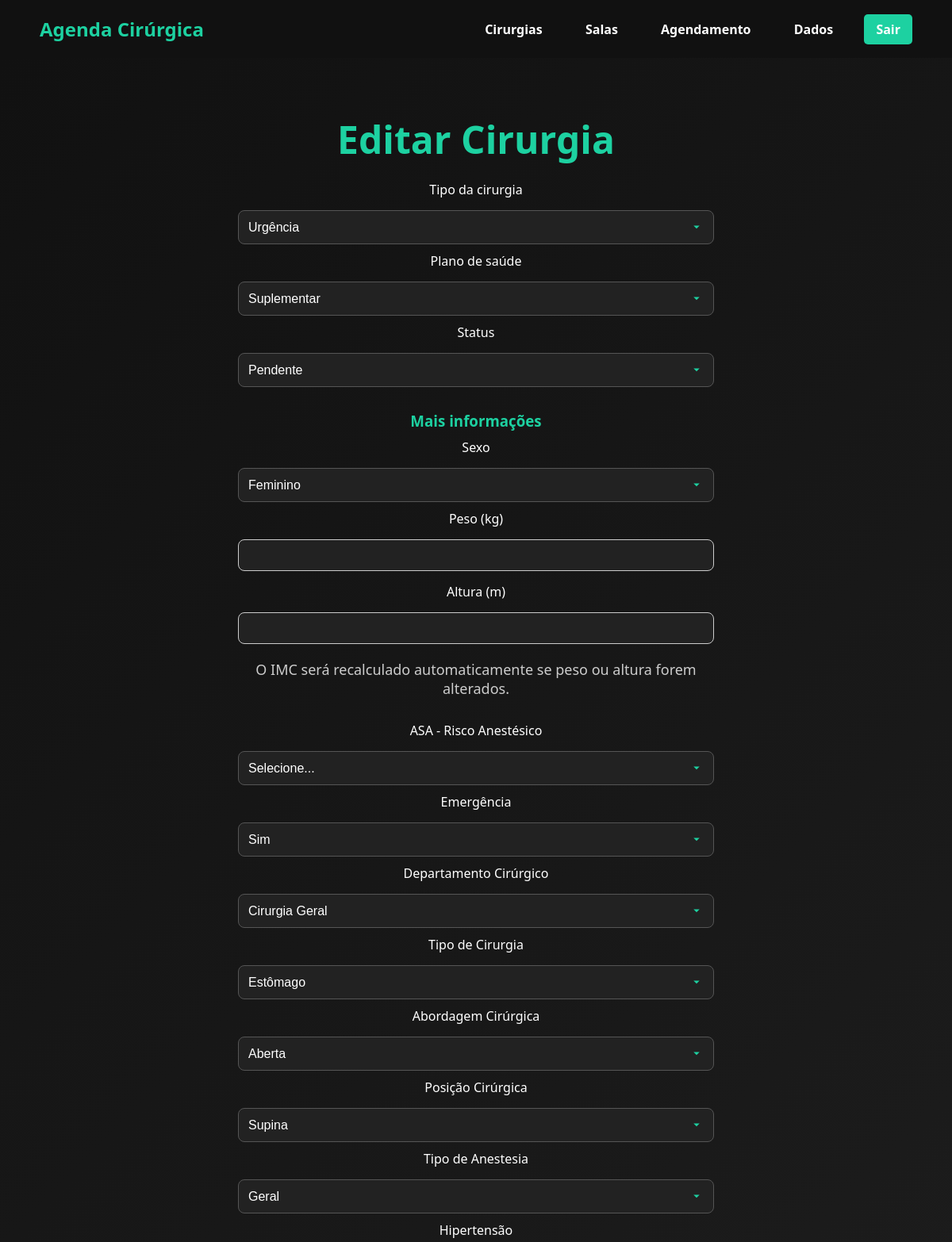
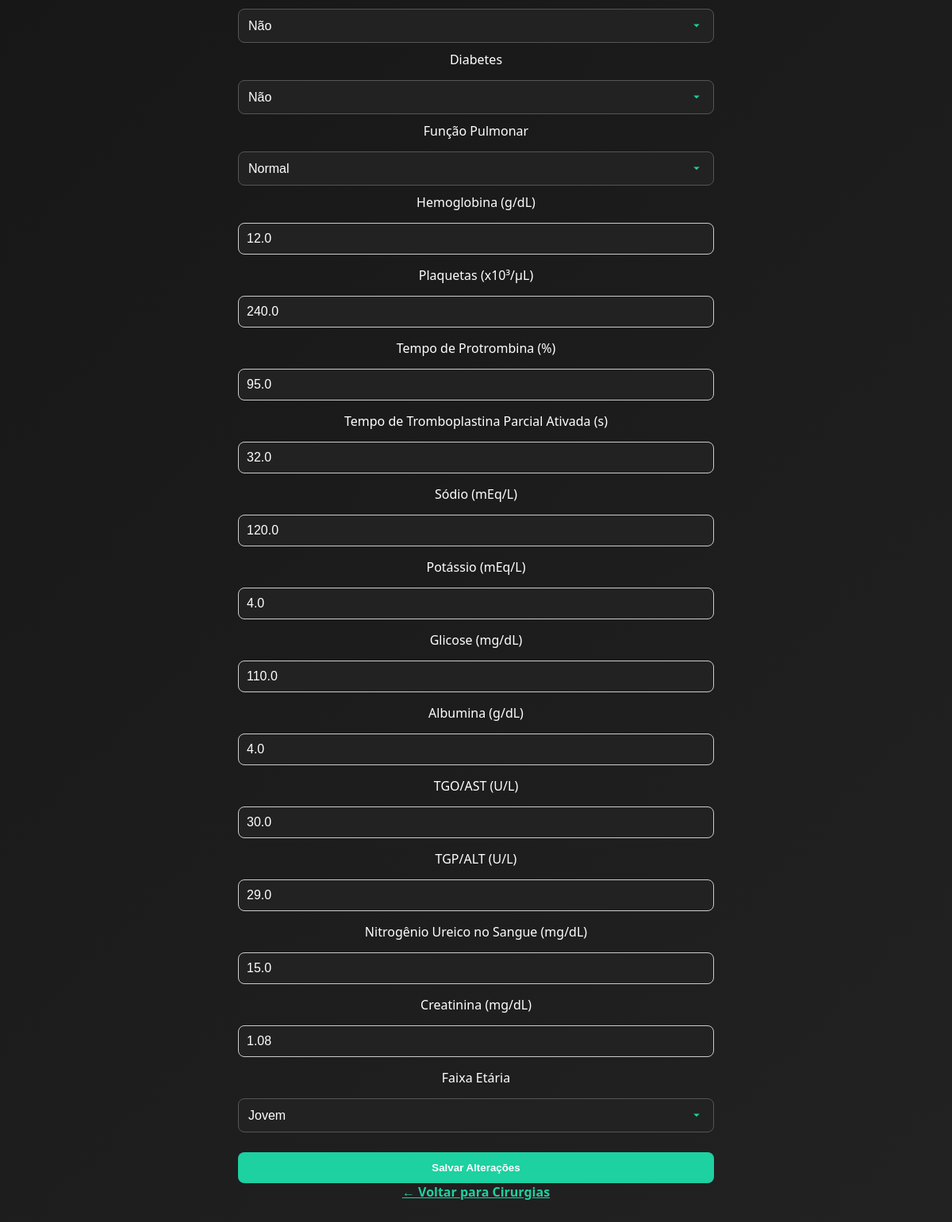
Screenshot of /cirurgias/editar/6 (signed in) with the database file from the repository (2 pictures, top to bottom).
### tables this page shows
CREATE TABLE cirurgias (
    id INTEGER PRIMARY KEY AUTOINCREMENT,
    usuario_id INTEGER NOT NULL,
    tipo TEXT NOT NULL,
    plano TEXT NOT NULL,
    duracao_prevista INTEGER,
    duracao_real INTEGER,
    status TEXT DEFAULT 'pendente',
    FOREIGN KEY (usuario_id) REFERENCES usuarios(id)
);

CREATE TABLE cirurgia_caracteristicas (
    id INTEGER PRIMARY KEY AUTOINCREMENT,
    cirurgia_id INTEGER NOT NULL,
    opdur INTEGER,
    sex TEXT,
    bmi REAL,
    asa REAL,
    emop TEXT,
    department TEXT,
    optype TEXT,
    approach TEXT,
    position TEXT,
    ane_type TEXT,
    preop_htn TEXT,
    preop_dm TEXT,
    preop_pft TEXT,
    preop_hb REAL,
    preop_plt REAL,
    preop_pt REAL,
    preop_aptt REAL,
    preop_na REAL,
    preop_k REAL,
    preop_glucose REAL,
    preop_alb REAL,
    preop_got REAL,
    preop_gpt REAL,
    preop_bun REAL,
    preop_cr REAL,
    faixa_etaria TEXT,
    FOREIGN KEY (cirurgia_id) REFERENCES cirurgias(id)
);

### routes/cirurgia.py (the view, shortened to what this page needs)
@bp_cirurgia.route("/cirurgias/editar/<int:id>", methods=["GET", "POST"])
def editar_cirurgia(id):
    if "usuario_id" not in session:
        return redirect(url_for("usuario.pagina_login"))
    cirurgia = Cirurgia.buscar_por_id(id)
    if not cirurgia or cirurgia.usuario_id != session["usuario_id"]:
        return redirect(url_for("cirurgia.listar_cirurgias_usuario"))
    conn = sqlite3.connect(db_path)
    conn.row_factory = sqlite3.Row
    cursor = conn.cursor()
    cursor.execute("SELECT * FROM cirurgia_caracteristicas WHERE cirurgia_id = ?", (id,))
    caracteristicas_row = cursor.fetchone()
    conn.close()
    return render_template("editar_cirurgia.html", cirurgia=cirurgia, caracteristicas=caracteristicas_row)

### models/cirurgia.py (called while the page is built)
    @staticmethod
    def buscar_por_id(cirurgia_id):
        conn = sqlite3.connect(DB_PATH)
        cursor = conn.cursor()
        cursor.execute("SELECT usuario_id, tipo, plano, duracao_prevista, duracao_real, status FROM cirurgias WHERE id=?", (cirurgia_id,))
        row = cursor.fetchone()
        conn.close()
        if row:
            return Cirurgia(row[0], row[1], row[2], row[3], row[4], row[5], id=cirurgia_id)
        return None

### templates/editar_cirurgia.html (shortened to what this page needs)
<!DOCTYPE html>
<html lang="pt-BR">
<head>
    <link rel="stylesheet" href="{{ url_for('static', filename='style.css') }}">
</head>
<body>
<nav class="navbar">
    <div class="logo">
        <a href="{{ url_for('usuario.home') }}" class="logo-link">Agenda Cirúrgica</a>
    </div>
    <div class="nav-links">
        <a href="{{ url_for('cirurgia.listar_cirurgias_usuario') }}">Cirurgias</a>
        <a href="#">Salas</a>
        <a href="#">Agendamento</a>
        <a href="#">Dados</a>
        <a href="{{ url_for('usuario.logout') }}" class="btn-primary">Sair</a>
    </div>
</nav>
<section class="hero">
    <div class="hero-content">
        <h1>Editar Cirurgia</h1>
        <form action="{{ url_for('cirurgia.editar_cirurgia', id=cirurgia.id) }}" method="POST" class="formulario" style="max-width: 600px; margin: 0 auto;">
            <label for="tipo">Tipo da cirurgia</label>
            <select name="tipo" id="tipo" required>
                <option value="Urgência" {% if cirurgia.tipo == 'Urgência' %}selected{% endif %}>Urgência</option>
            </select>
            <label for="plano">Plano de saúde</label>
            <select name="plano" id="plano" required>
                <option value="Suplementar" {% if cirurgia.plano == 'Suplementar' %}selected{% endif %}>Suplementar</option>
            </select>
            <label for="status">Status</label>
            <select name="status" id="status" required>
                {% for s in ["Pendente","Agendada","Realizada"] %}
                <option value="{{ s }}" {% if cirurgia.status == s %}selected{% endif %}>{{ s }}</option>
                {% endfor %}
            </select>
            <div class="extra-info" id="extraInfo">
                <h3>Mais informações</h3>
                <label for="sex">Sexo</label>
                <select name="sex" id="sex">
                    <option value="F" {% if caracteristicas and caracteristicas['sex'] == 'F' %}selected{% endif %}>Feminino</option>
                </select>
                <label for="peso">Peso (kg)</label>
                <input type="number" step="0.1" name="peso" id="peso" value="{{ caracteristicas['peso'] if caracteristicas else '' }}">
                <label for="altura">Altura (m)</label>
                <input type="number" step="0.01" name="altura" id="altura" value="{{ caracteristicas['altura'] if caracteristicas else '' }}">
                <p class="info-text">O IMC será recalculado automaticamente se peso ou altura forem alterados.</p>
                <label for="asa">ASA - Risco Anestésico</label>
                <select name="asa" id="asa">
                    <option value="">Selecione...</option>
                </select>
                <label for="emop">Emergência</label>
                <select name="emop" id="emop">
                    <option value="Y" {% if caracteristicas and caracteristicas['emop'] == 'Y' %}selected{% endif %}>Sim</option>
                </select>
                <label for="department">Departamento Cirúrgico</label>
                <select name="department" id="department">
                    {% for dept, label in [("General surgery","Cirurgia Geral"),("Thoracic surgery","Cirurgia Torácica"),("Gynecology","Ginecologia"),("Urology","Urologia")] %}
                    <option value="{{ dept }}" {% if caracteristicas and caracteristicas['department'] == dept %}selected{% endif %}>{{ label }}</option>
                    {% endfor %}
                </select>
                <label for="optype">Tipo de Cirurgia</label>
                <select name="optype" id="optype">
                    {% for val,label in [("Colorectal","Colorretal"),("Biliary/Pancreas","Biliar/Pâncreas"),("Stomach","Estômago"),("Major resection","Ressecção Maior"),("Minor resection","Ressecção Menor"),("Breast","Mama"),("Transplantation","Transplante"),("Vascular","Vascular"),("Hepatic","Hepática"),("Thyroid","Tireoide"),("Others","Outros")] %}
                    <option value="{{ val }}" {% if caracteristicas and caracteristicas['optype'] == val %}selected{% endif %}>{{ label }}</option>
                    {% endfor %}
                </select>
                <label for="approach">Abordagem Cirúrgica</label>
                <select name="approach" id="approach">
                    {% for val,label in [("Open","Aberta"),("Videoscopic","Vídeoscópica"),("Robotic","Robótica")] %}
                    <option value="{{ val }}" {% if caracteristicas and caracteristicas['approach'] == val %}selected{% endif %}>{{ label }}</option>
                    {% endfor %}
                </select>
                <label for="position">Posição Cirúrgica</label>
                <select name="position" id="position">
                    {% for val,label in [("Supine","Supina"),("Lithotomy","Litotomia"),("Left lateral decubitus","Decúbito lateral esquerdo"),("Right lateral decubitus","Decúbito lateral direito"),("Prone","Prona"),("Trendelenburg","Trendelenburg"),("Sitting","Sentada")] %}
                    <option value="{{ val }}" {% if caracteristicas and caracteristicas['position'] == val %}selected{% endif %}>{{ label }}</option>
                    {% endfor %}
                </select>
                <label for="ane_type">Tipo de Anestesia</label>
                <select name="ane_type" id="ane_type">
                    {% for val,label in [("General","Geral"),("Spinal","Raquidiana"),("Sedation/Analgesia","Sedação/Analgesia")] %}
                    <option value="{{ val }}" {% if caracteristicas and caracteristicas['ane_type'] == val %}selected{% endif %}>{{ label }}</option>
                    {% endfor %}
                </select>
                <label for="preop_htn">Hipertensão</label>
                <select name="preop_htn" id="preop_htn">
                    {% for val,label in [("Y","Sim"),("N","Não")] %}
                        <option value="{{ val }}" {% if caracteristicas and caracteristicas['preop_htn'] == val %}selected{% endif %}>{{ label }}</option>
                    {% endfor %}
                </select>
                <label for="preop_dm">Diabetes</label>
                <select name="preop_dm" id="preop_dm">
                    {% for val,label in [("Y","Sim"),("N","Não")] %}
                        <option value="{{ val }}" {% if caracteristicas and caracteristicas['preop_dm'] == val %}selected{% endif %}>{{ label }}</option>
                    {% endfor %}
                </select>
                <label for="preop_pft">Função Pulmonar</label>
                <select name="preop_pft" id="preop_pft">
                        {% for val,label in [
                            ("Normal","Normal"),("Mild obstructive","Obstrutivo Leve"),("Mild restrictive","Restritivo Leve"),
                            ("Moderate/Severe obstructive","Obstrutivo Moderado/Grave"),("Mixed or pure obstructive","Misto ou Obstrutivo Puro"),
                            ("Moderate/Severe restrictive","Restritivo Moderado/Grave")
                        ] %}
                        <option value="{{ val }}" {% if caracteristicas and caracteristicas['preop_pft'] == val %}selected{% endif %}>{{ label }}</option>
                        {% endfor %}
                </select>
                {% for campo, placeholder, step in [
                    ('preop_hb','Ex: 12.8','0.1'),
                    ('preop_plt','Ex: 241',None),
                    ('preop_pt','Ex: 100',None),
                    ('preop_aptt','Ex: 32.7','0.1'),
                    ('preop_na','Ex: 140',None),
                    ('preop_k','Ex: 4.2','0.1'),
                    ('preop_glucose','Ex: 115',None),
                    ('preop_alb','Ex: 4.0','0.1'),
                    ('preop_got','Ex: 30',None),
                    ('preop_gpt','Ex: 29',None),
                    ('preop_bun','Ex: 16',None),
                    ('preop_cr','Ex: 1.08','0.01')
                ] %}
                <label for="{{ campo }}">{{ labels[campo] }}</label>
                <input type="number" name="{{ campo }}" id="{{ campo }}" placeholder="{{ placeholder }}" {% if step %} step="{{ step }}" {% endif %} value="{{ caracteristicas[campo] if caracteristicas else '' }}">
                <label for="faixa_etaria">Faixa Etária</label>
                <select name="faixa_etaria" id="faixa_etaria">
                    {% for val in ['Jovem','Adulto','Meia-idade','Idoso'] %}
                    <option value="{{ val }}" {% if caracteristicas and caracteristicas['faixa_etaria'] == val %}selected{% endif %}>{{ val }}</option>
                    {% endfor %}
                </select>
            </div>
            <button type="submit" class="btn-primary">Salvar Alterações</button>
        </form>
        <a href="{{ url_for('cirurgia.listar_cirurgias_usuario') }}" class="btn-link">← Voltar para Cirurgias</a>
    </div>
</section>
</body>
</html>

### static/style.css (style rules this page uses)
body, html { margin: 0; padding: 0; font-family: 'Segoe UI', Tahoma, Geneva, Verdana, sans-serif; height: 100%; }
.navbar { display: flex; justify-content: space-between; align-items: center; padding: 20px 50px; background-color: #111; color: white; }
.navbar .logo { font-size: 24px; font-weight: bold; color: #1dd1a1; }
.navbar .nav-links a { color: white; margin-left: 20px; text-decoration: none; font-weight: bold; padding: 8px 15px; border-radius: 5px; transition: 0.3s; }
.navbar .nav-links .btn-primary { background-color: #1dd1a1; }
.hero { display: flex; flex-direction: column; justify-content: flex-start; align-items: center; padding: 30px 50px; min-height: calc(100vh - 80px); background: linear-gradient(135deg, #111, #222); color: white; text-align: center; }
.hero-content h1 { font-size: 48px; margin-bottom: 20px; color: #1dd1a1; }
.hero-content p { font-size: 18px; margin-bottom: 30px; color: #ccc; }
.formulario input, .formulario select { width: 100%; margin: 10px 0; padding: 12px; border-radius: 8px; border: 1px solid #555; font-size: 16px; background-color: #222; color: white; transition: border-color 0.3s, box-shadow 0.3s; box-sizing: border-box; }
.formulario select { padding-right: 40px; appearance: none; -webkit-appearance: none; -moz-appearance: none; }
.formulario select { background-repeat: no-repeat; background-position: right 12px center; background-size: 18px; cursor: pointer; }
.formulario input::placeholder { color: #888; opacity: 1; }
.formulario button { width: 100%; padding: 12px; margin-top: 15px; border: none; border-radius: 8px; background-color: #1dd1a1; color: white; font-weight: bold; cursor: pointer; transition: 0.3s; }
.logo-link { text-decoration: none; color: #1dd1a1; font-weight: bold; }
.btn-link { display: inline-block; color: #1dd1a1; text-decoration: underline; font-weight: bold; margin-bottom: 20px; transition: 0.3s; }

### templates/editar_cirurgia.html (style rules this page uses)
.extra-info { display: block; margin-top: 20px; animation: fadeIn 0.4s ease; }
select, input[type="text"], input[type="number"] { width: 100%; padding: 10px; margin-bottom: 15px; border-radius: 8px; border: 1px solid #ccc; background: #222; color: white; }
label { display: block; margin-bottom: 5px; font-weight: 500; }
h3 { margin-bottom: 10px; color: #1dd1a1; }
.info-text { font-size: 0.9rem; color: #aaa; margin-top: 5px; }

### rows the page displays
cirurgias: tipo "Urgência", plano "Suplementar", status "Pendente"
cirurgia_caracteristicas: sex "Feminino", emop "Sim", department "Cirurgia Geral", optype "Estômago", approach "Aberta", position "Supina", ane_type "Geral", preop_htn "Não", preop_dm "Não", preop_pft "Normal", preop_hb "12.0" "240.0" "95.0" "32.0" "120.0" "4.0" "110.0" "4.0" "30.0" "29.0" "15.0" "1.08", faixa_etaria "Jovem"

### other values shown
{{ labels[campo] }} "Hemoglobina (g/dL)" "Plaquetas (x10³/μL)" "Tempo de Protrombina (%)" "Tempo de Tromboplastina Parcial Ativada (s)" "Sódio (mEq/L)" "Potássio (mEq/L)" "Glicose (mg/dL)" "Albumina (g/dL)" "TGO/AST (U/L)" "TGP/ALT (U/L)" "Nitrogênio Ureico no Sangue (mg/dL)" "Creatinina (mg/dL)"
